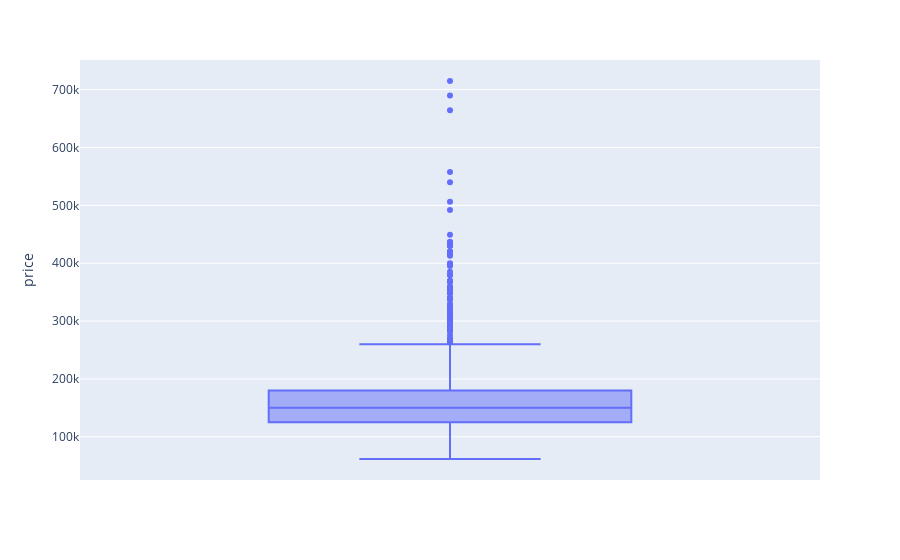
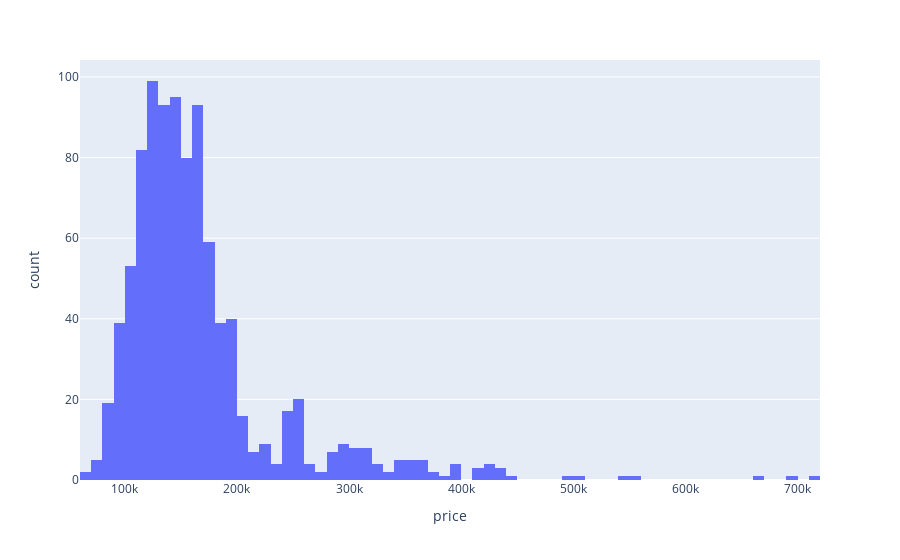

The cell these charts' notebook holds for them, in order:
### Markdown cell above
## Visualizing data

### Code cell
boxplot = px.box(df, y="price", hover_data="ad_id")
boxplot.show()

histogram = px.histogram(df, x="price")
histogram.show()

### Figure 1 — Plotly figure (JSON) as saved in the notebook; plotly's stock layout.template omitted (floating-point values rounded to 4 significant figures; data arrays with more than 128 entries replaced by an {"elided": "..."} marker saying what was removed)
{"data": [{"alignmentgroup": "True", "customdata": {"elided": "955x1 int values"}, "hovertemplate": "price=%{y}<br>ad_id=%{customdata[0]}<extra></extra>", "legendgroup": "", "marker": {"color": "#636efa"}, "name": "", "notched": false, "offsetgroup": "", "orientation": "v", "showlegend": false, "type": "box", "x0": " ", "xaxis": "x", "y": {"elided": "955 int values"}, "y0": " ", "yaxis": "y"}], "layout": {"boxmode": "group", "legend": {"tracegroupgap": 0}, "margin": {"t": 60}, "xaxis": {"anchor": "y", "domain": [0, 1]}, "yaxis": {"anchor": "x", "domain": [0, 1], "title": {"text": "price"}}}}

### Figure 2 — Plotly figure (JSON) as saved in the notebook; plotly's stock layout.template omitted (floating-point values rounded to 4 significant figures; data arrays with more than 128 entries replaced by an {"elided": "..."} marker saying what was removed)
{"data": [{"alignmentgroup": "True", "bingroup": "x", "hovertemplate": "price=%{x}<br>count=%{y}<extra></extra>", "legendgroup": "", "marker": {"color": "#636efa", "pattern": {"shape": ""}}, "name": "", "offsetgroup": "", "orientation": "v", "showlegend": false, "type": "histogram", "x": {"elided": "955 int values"}, "xaxis": "x", "yaxis": "y"}], "layout": {"barmode": "relative", "legend": {"tracegroupgap": 0}, "margin": {"t": 60}, "xaxis": {"anchor": "y", "domain": [0, 1], "title": {"text": "price"}}, "yaxis": {"anchor": "x", "domain": [0, 1], "title": {"text": "count"}}}}
